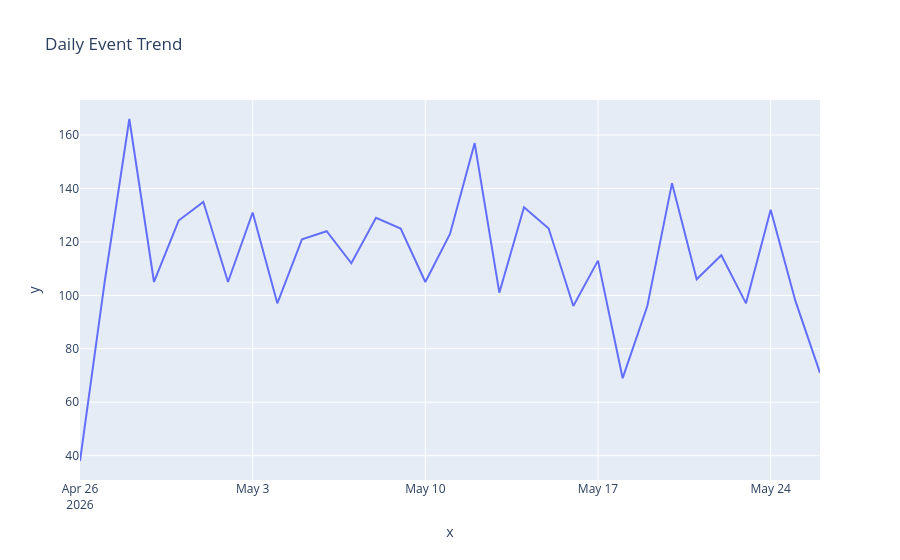

Here is the notebook cell this chart was saved with:
### Code cell
fig = px.line(
    x=daily_events.index,
    y=daily_events.values,
    title="Daily Event Trend"
)

fig.show()

### Figure 1 — Plotly figure (JSON) as saved in the notebook; plotly's stock layout.template omitted (floating-point values rounded to 4 significant figures)
{"data": [{"hovertemplate": "x=%{x}<br>y=%{y}<extra></extra>", "legendgroup": "", "line": {"color": "#636efa", "dash": "solid"}, "marker": {"symbol": "circle"}, "mode": "lines", "name": "", "orientation": "v", "showlegend": false, "type": "scatter", "x": ["2026-04-26", "2026-04-27", "2026-04-28", "2026-04-29", "2026-04-30", "2026-05-01", "2026-05-02", "2026-05-03", "2026-05-04", "2026-05-05", "2026-05-06", "2026-05-07", "2026-05-08", "2026-05-09", "2026-05-10", "2026-05-11", "2026-05-12", "2026-05-13", "2026-05-14", "2026-05-15", "2026-05-16", "2026-05-17", "2026-05-18", "2026-05-19", "2026-05-20", "2026-05-21", "2026-05-22", "2026-05-23", "2026-05-24", "2026-05-25", "2026-05-26"], "xaxis": "x", "y": [38, 105, 166, 105, 128, 135, 105, 131, 97, 121, 124, 112, 129, 125, 105, 123, 157, 101, 133, 125, 96, 113, 69, 96, 142, 106, 115, 97, 132, 98, 71], "yaxis": "y"}], "layout": {"autosize": true, "legend": {"tracegroupgap": 0}, "title": {"text": "Daily Event Trend"}, "xaxis": {"anchor": "y", "autorange": true, "domain": [0, 1], "range": ["2026-04-26", "2026-05-26"], "title": {"text": "x"}, "type": "date"}, "yaxis": {"anchor": "x", "autorange": true, "domain": [0, 1], "range": [30.89, 173.1], "title": {"text": "y"}, "type": "linear"}}}
